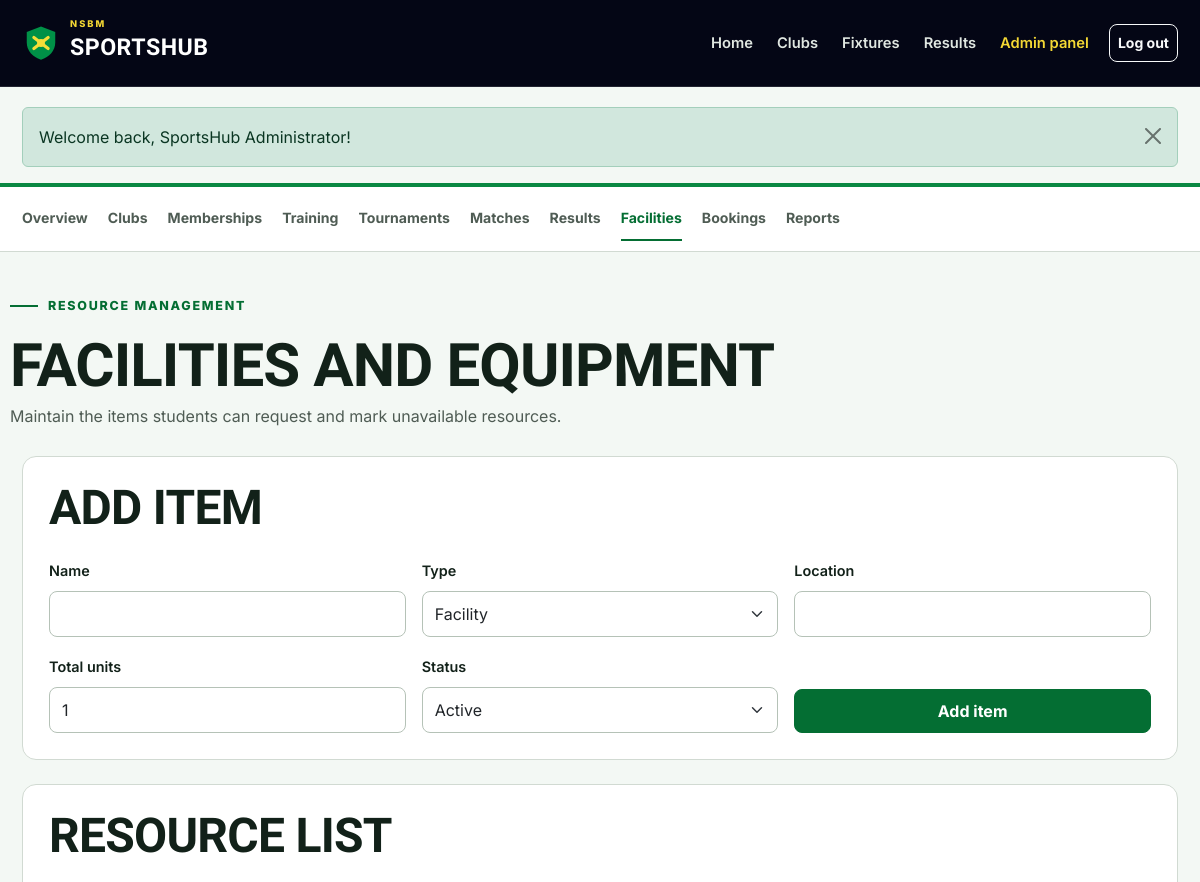
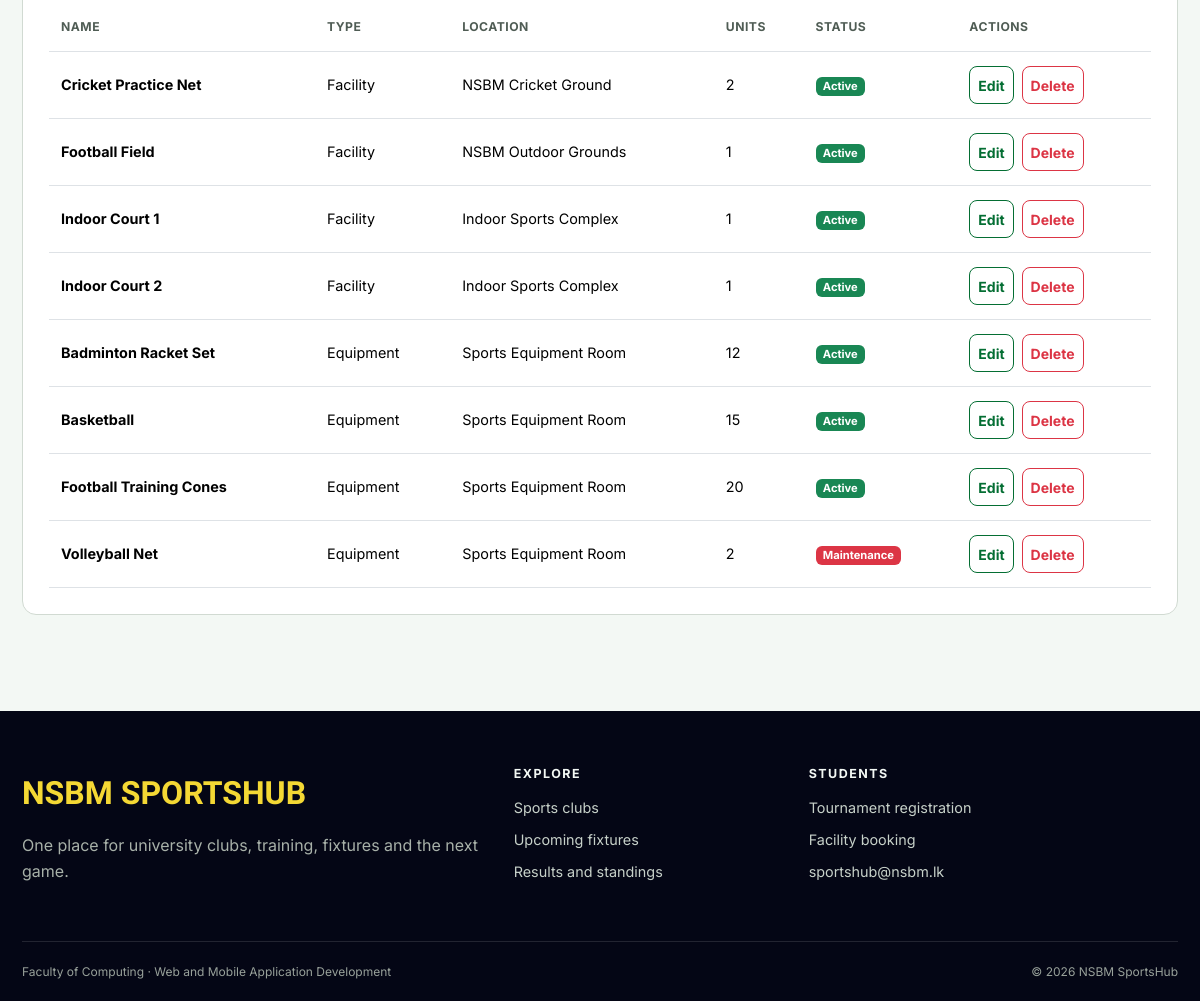
Screenshot of /admin/facilities.php (signed in) with the database file from the repository (2 pictures, top to bottom).
### tables this page shows
CREATE TABLE facilities (
    id INT UNSIGNED AUTO_INCREMENT PRIMARY KEY,
    name VARCHAR(100) NOT NULL,
    type ENUM('facility', 'equipment') NOT NULL,
    location VARCHAR(120) NOT NULL,
    total_units SMALLINT UNSIGNED NOT NULL DEFAULT 1,
    status ENUM('active', 'maintenance') NOT NULL DEFAULT 'active'
);

### config/database.php (called while the page is built)
<?php
function db(): PDO
{
    static $pdo = null;
    if ($pdo === null) {
        $host = getenv('DB_HOST') ?: '127.0.0.1';
        $port = getenv('DB_PORT') ?: '3306';
        $name = getenv('DB_NAME') ?: 'sportshub3_db';
        $user = getenv('DB_USER') ?: 'root';
        $pass = getenv('DB_PASS') ?: '';
        $dsn = "mysql:host=$host;port=$port;dbname=$name;charset=utf8mb4";
        $pdo = new PDO($dsn, $user, $pass, [
            PDO::ATTR_ERRMODE => PDO::ERRMODE_EXCEPTION,
            PDO::ATTR_DEFAULT_FETCH_MODE => PDO::FETCH_ASSOC,
            PDO::ATTR_EMULATE_PREPARES => false,
        ]);
    }
    return $pdo;
}

### admin/facilities.php (the view, shortened to what this page needs)
<?php
$values = ['id' => '', 'name' => '', 'type' => 'facility', 'location' => '', 'total_units' => '1', 'status' => 'active'];
$facilities = fetch_all('SELECT * FROM facilities ORDER BY type, name');
include __DIR__ . '/../includes/header.php';
include __DIR__ . '/../includes/admin_nav.php';
?>
<div class="container dashboard-head"><span class="section-kicker">Resource management</span><h1>Facilities and equipment</h1><p>Maintain the items students can request and mark unavailable resources.</p></div>
<div class="container dashboard-content">
<section class="content-panel"><div class="page-title-row"><h2><?= $values['id'] ? 'Edit item' : 'Add item' ?></h2></div><form method="post" class="needs-validation" novalidate><div class="row g-3"><div class="col-md-4"><label class="form-label" for="name">Name</label><input class="form-control" id="name" name="name" value="<?= e($values['name']) ?>" required></div><div class="col-md-4"><label class="form-label" for="type">Type</label><select class="form-select" id="type" name="type"><option value="facility" <?= $values['type'] === 'facility' ? 'selected' : '' ?>>Facility</option></select></div><div class="col-md-4"><label class="form-label" for="location">Location</label><input class="form-control" id="location" name="location" value="<?= e($values['location']) ?>" required></div><div class="col-md-4"><label class="form-label" for="total_units">Total units</label><input class="form-control" type="number" id="total_units" name="total_units" min="1" max="500" value="<?= e($values['total_units']) ?>" required></div><div class="col-md-4"><label class="form-label" for="status">Status</label><select class="form-select" id="status" name="status"><option value="active" <?= $values['status'] === 'active' ? 'selected' : '' ?>>Active</option></select></div><div class="col-md-4 d-flex align-items-end"><button class="btn btn-sport w-100" type="submit"><?= $values['id'] ? 'Save changes' : 'Add item' ?></button></div></div></form></section>
<section class="content-panel"><h2 class="mb-4">Resource list</h2><div class="table-responsive"><table class="table"><thead><tr><th>Name</th><th>Type</th><th>Location</th><th>Units</th><th>Status</th><th>Actions</th></tr></thead><tbody><?php foreach ($facilities as $row): ?><tr><td><strong><?= e($row['name']) ?></strong></td><td><?= e(ucfirst($row['type'])) ?></td><td><?= e($row['location']) ?></td><td><?= $row['total_units'] ?></td><td><?= status_badge($row['status']) ?></td><td><div class="table-actions"><a class="btn btn-sm btn-outline-sport" href="<?= e(url('admin/facilities.php?edit=' . $row['id'])) ?>">Edit</a><form method="post"><?= csrf_field() ?><input type="hidden" name="action" value="delete"><input type="hidden" name="id" value="<?= $row['id'] ?>"><button class="btn btn-sm btn-outline-danger" type="submit" data-confirm="Delete this item and all related bookings?">Delete</button></form></div></td></tr><?php endforeach; ?></tbody></table></div></section>
</div>
<?php include __DIR__ . '/../includes/footer.php'; ?>

### includes/functions.php (shortened to what this page needs)
<?php
function e(?string $value): string
{
    return htmlspecialchars($value ?? '', ENT_QUOTES, 'UTF-8');
}
function url(string $path = ''): string
{
    return BASE_PATH . '/' . ltrim($path, '/');
}
function fetch_all(string $sql, array $params = []): array
{
    $statement = db()->prepare($sql);
    $statement->execute($params);
    return $statement->fetchAll();
}
function status_badge(string $status): string
{
    $classes = [
        'approved' => 'success', 'active' => 'success', 'completed' => 'success',
        'registered' => 'success', 'ongoing' => 'info',
        'pending' => 'warning', 'upcoming' => 'warning', 'scheduled' => 'info',
        'rejected' => 'danger', 'cancelled' => 'danger', 'inactive' => 'secondary',
        'withdrawn' => 'secondary', 'maintenance' => 'danger',
    ];
    $class = $classes[$status] ?? 'secondary';
    return '<span class="badge text-bg-' . $class . '">' . e(ucfirst($status)) . '</span>';
}

### assets/css/style.css (style rules this page uses)
:root { --navy-950: oklch(0.13 0.035 275); --navy-900: oklch(0.18 0.04 275); --navy-800: oklch(0.24 0.045 275); --green-600: oklch(0.55 0.145 151); --green-700: oklch(0.47 0.125 151); --green-800: oklch(0.40 0.105 151); --yellow-400: oklch(0.88 0.17 99); --paper-50: oklch(0.975 0.008 150); --paper-100: oklch(0.945 0.012 150); --ink-900: oklch(0.23 0.025 160); --ink-600: oklch(0.46 0.02 160); --page-bg: var(--paper-50); --page-text: var(--ink-900); --muted-text: var(--ink-600); --brand: var(--green-700); --brand-hover: var(--green-800); --highlight: var(--yellow-400); --dark-surface: var(--navy-950); --line: oklch(0.88 0.015 150); --radius-sm: 8px; --radius-md: 14px; --radius-lg: 22px; --shadow: 0 12px 32px oklch(0.2 0.025 160 / 0.08); }
* { box-sizing: border-box; }
html { scroll-behavior: smooth; }
body { min-height: 100dvh; margin: 0; background: var(--page-bg); color: var(--page-text); font-family: "Inter", sans-serif; font-size: 16px; line-height: 1.65; }
a { color: var(--brand); text-underline-offset: 3px; }
button, a, input, select, textarea { transition: color 180ms ease-out, background-color 180ms ease-out, border-color 180ms ease-out, transform 180ms ease-out; }
h1, h2, h3, h4, .display-font { font-family: "Barlow Condensed", sans-serif; font-weight: 700; line-height: 1.05; letter-spacing: -0.015em; }
h1 { font-size: clamp(2.5rem, 6vw, 4.8rem); }
h2 { font-size: clamp(2rem, 4vw, 3rem); }
p { max-width: 72ch; }
.container { max-width: 1180px; }
.btn { min-height: 44px; display: inline-flex; align-items: center; justify-content: center; gap: 8px; font-weight: 700; border-radius: var(--radius-sm); }
.btn-sm { min-height: 38px; }
.btn-sport { background: var(--brand); border-color: var(--brand); color: #fff; }
.btn-outline-sport { color: var(--brand); border-color: var(--brand); }
.hero-kicker, .section-kicker { display: inline-flex; align-items: center; gap: 10px; margin-bottom: 18px; color: var(--brand); font-size: 0.78rem; font-weight: 800; letter-spacing: 0.14em; text-transform: uppercase; }
.hero-kicker::before, .section-kicker::before { content: ""; width: 28px; height: 2px; background: currentColor; }
.page-title-row { display: flex; flex-wrap: wrap; justify-content: space-between; align-items: center; gap: 16px; margin-bottom: 24px; }
.page-title-row h1, .page-title-row h2 { margin: 0; }
.content-panel { padding: 26px; margin-bottom: 24px; background: #fff; border: 1px solid var(--line); border-radius: var(--radius-md); }
.content-panel h2, .content-panel h3 { text-transform: uppercase; }
.form-control, .form-select { min-height: 46px; border-radius: var(--radius-sm); border-color: oklch(0.8 0.02 150); }
.form-label { font-weight: 600; font-size: 0.9rem; }
.dashboard-head { padding: 36px 0 26px; }
.dashboard-head h1 { margin: 0; font-size: clamp(2.5rem, 5vw, 3.8rem); text-transform: uppercase; }
.dashboard-head p { margin: 6px 0 0; color: var(--muted-text); }
.dashboard-content { padding-bottom: 72px; }
.table { margin-bottom: 0; vertical-align: middle; }
.table > :not(caption) > * > * { padding: 14px 12px; }
.table thead th { color: var(--muted-text); font-size: 0.76rem; letter-spacing: 0.04em; text-transform: uppercase; white-space: nowrap; }
.table tbody td { font-size: 0.9rem; }
.table-actions { display: flex; flex-wrap: wrap; gap: 8px; }
.table-actions form { margin: 0; }
.badge { font-size: 0.7rem; }

### rows the page displays
facilities: name "Cricket Practice Net", type "Facility", location "NSBM Cricket Ground", total_units "2", status "Active"
facilities: name "Football Field", type "Facility", location "NSBM Outdoor Grounds", total_units "1", status "Active"
facilities: name "Indoor Court 1", type "Facility", location "Indoor Sports Complex", total_units "1", status "Active"
facilities: name "Indoor Court 2", type "Facility", location "Indoor Sports Complex", total_units "1", status "Active"
facilities: name "Badminton Racket Set", type "Equipment", location "Sports Equipment Room", total_units "12", status "Active"
facilities: name "Basketball", type "Equipment", location "Sports Equipment Room", total_units "15", status "Active"
facilities: name "Football Training Cones", type "Equipment", location "Sports Equipment Room", total_units "20", status "Active"
facilities: name "Volleyball Net", type "Equipment", location "Sports Equipment Room", total_units "2", status "Maintenance"

### other values shown
$message['message'] "Welcome back, SportsHub Administrator!"
